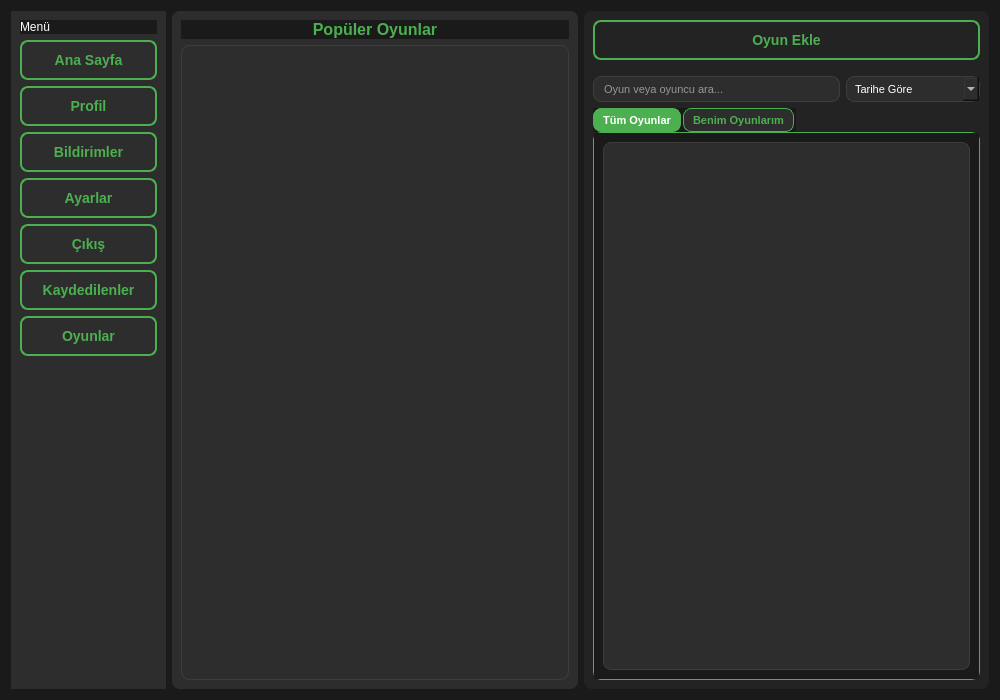
<?xml version="1.0" encoding="UTF-8"?>
<ui version="4.0">
 <class>GamesPage</class>
 <widget class="QWidget" name="GamesPage">
  <property name="geometry">
   <rect>
    <x>0</x>
    <y>0</y>
    <width>1000</width>
    <height>700</height>
   </rect>
  </property>
  <property name="styleSheet">
   <string notr="true">
QWidget {
    font-family: 'Segoe UI', Arial, sans-serif;
    color: #ffffff;
    background-color: #1a1a1a;
}
QFrame#sidebarFrame {
    background-color: #2d2d2d;
}
QFrame#usersFrame {
    background-color: #2d2d2d;
    border-radius: 8px;
}
QFrame#mainFrame {
    background-color: #232323;
    border-radius: 8px;
}
QTabWidget::pane {
    border: 1px solid #4CAF50;
    border-radius: 8px;
    background: #232323;
}
QTabBar::tab {
    background: #2d2d2d;
    color: #4CAF50;
    border: 1px solid #4CAF50;
    border-radius: 8px 8px 0 0;
    padding: 4px 8px;
    font-size: 11px;
    font-weight: bold;
    margin-right: 2px;
}
QTabBar::tab:selected {
    background: #4CAF50;
    color: #fff;
}
QListWidget {
    background: #2d2d2d;
    color: #fff;
    border: 1px solid #3d3d3d;
    border-radius: 8px;
    font-size: 11px;
}
QPushButton {
    background-color: transparent;
    border: 2px solid #4CAF50;
    color: #4CAF50;
    padding: 10px 20px;
    border-radius: 8px;
    font-size: 14px;
    font-weight: bold;
}
QPushButton:hover {
    background-color: #4CAF50;
    color: white;
}
QLineEdit, QComboBox {
    background: #2d2d2d;
    color: #fff;
    border: 1px solid #3d3d3d;
    border-radius: 8px;
    font-size: 11px;
    padding: 4px 8px;
}
   </string>
  </property>
  <layout class="QHBoxLayout" name="mainLayout">
   <item>
    <widget class="QFrame" name="sidebarFrame">
     <property name="minimumWidth">
      <number>150</number>
     </property>
     <layout class="QVBoxLayout" name="sidebarLayout">
      <item>
       <widget class="QLabel" name="sidebarTitle">
        <property name="text">
         <string>Menü</string>
        </property>
       </widget>
      </item>
      <item>
       <widget class="QPushButton" name="homeButton">
        <property name="text">
         <string>Ana Sayfa</string>
        </property>
       </widget>
      </item>
      <item>
       <widget class="QPushButton" name="profileButton">
        <property name="text">
         <string>Profil</string>
        </property>
       </widget>
      </item>
      <item>
       <widget class="QPushButton" name="notificationsButton">
        <property name="text">
         <string>Bildirimler</string>
        </property>
       </widget>
      </item>
      <item>
       <widget class="QPushButton" name="settingsButton">
        <property name="text">
         <string>Ayarlar</string>
        </property>
       </widget>
      </item>
      <item>
       <widget class="QPushButton" name="logoutButton">
        <property name="text">
         <string>Çıkış</string>
        </property>
       </widget>
      </item>
      <item>
       <widget class="QPushButton" name="savedButton">
        <property name="text">
         <string>Kaydedilenler</string>
        </property>
       </widget>
      </item>
      <item>
       <widget class="QPushButton" name="gamesButton">
        <property name="text">
         <string>Oyunlar</string>
        </property>
       </widget>
      </item>
      <item>
       <spacer name="verticalSpacer">
        <property name="orientation">
         <enum>Qt::Vertical</enum>
        </property>
        <property name="sizeHint" stdset="0">
         <size>
          <width>20</width>
          <height>40</height>
         </size>
        </property>
       </spacer>
      </item>
     </layout>
    </widget>
   </item>
   <item>
    <widget class="QFrame" name="usersFrame">
     <property name="minimumWidth">
      <number>180</number>
     </property>
     <layout class="QVBoxLayout" name="usersLayout">
      <item>
       <widget class="QLabel" name="usersTitle">
        <property name="text">
         <string>Popüler Oyunlar</string>
        </property>
        <property name="alignment">
         <set>Qt::AlignCenter</set>
        </property>
        <property name="styleSheet">
         <string notr="true">font-size: 16px; font-weight: bold; color: #4CAF50;</string>
        </property>
       </widget>
      </item>
      <item>
       <widget class="QListWidget" name="usersList"/>
      </item>
     </layout>
    </widget>
   </item>
   <item>
    <widget class="QFrame" name="mainFrame">
     <layout class="QVBoxLayout" name="mainFrameLayout">
      <item>
       <widget class="QPushButton" name="addGameButton">
        <property name="text">
         <string>Oyun Ekle</string>
        </property>
        <property name="maximumWidth">
         <number>120</number>
        </property>
        <property name="styleSheet">
         <string notr="true">margin-bottom: 10px;</string>
        </property>
       </widget>
      </item>
      <item>
       <layout class="QHBoxLayout" name="searchSortLayout">
        <item>
         <widget class="QLineEdit" name="searchLineEdit">
          <property name="placeholderText">
           <string>Oyun veya oyuncu ara...</string>
          </property>
         </widget>
        </item>
        <item>
         <widget class="QComboBox" name="sortComboBox">
          <item>
           <property name="text">
            <string>Tarihe Göre</string>
           </property>
          </item>
          <item>
           <property name="text">
            <string>Skora Göre</string>
           </property>
          </item>
          <item>
           <property name="text">
            <string>Oyuncu Adına Göre</string>
           </property>
          </item>
          <item>
           <property name="text">
            <string>Popülerliğe Göre</string>
           </property>
          </item>
         </widget>
        </item>
       </layout>
      </item>
      <item>
       <widget class="QTabWidget" name="gamesTabWidget">
        <widget class="QWidget" name="allGamesTab">
         <attribute name="title">
          <string>Tüm Oyunlar</string>
         </attribute>
         <layout class="QVBoxLayout" name="allGamesLayout">
          <item>
           <widget class="QListWidget" name="allGamesList"/>
          </item>
         </layout>
        </widget>
        <widget class="QWidget" name="myGamesTab">
         <attribute name="title">
          <string>Benim Oyunlarım</string>
         </attribute>
         <layout class="QVBoxLayout" name="myGamesLayout">
          <item>
           <widget class="QListWidget" name="myGamesList"/>
          </item>
         </layout>
        </widget>
       </widget>
      </item>
     </layout>
    </widget>
   </item>
  </layout>
 </widget>
 <resources/>
 <connections/>
</ui> 
